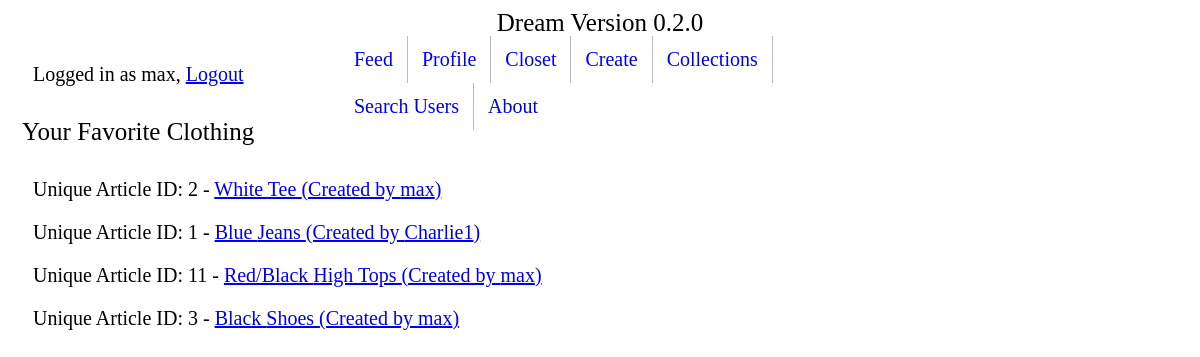
The app's page /clothing/favorite-articles/ (signed in), older data.
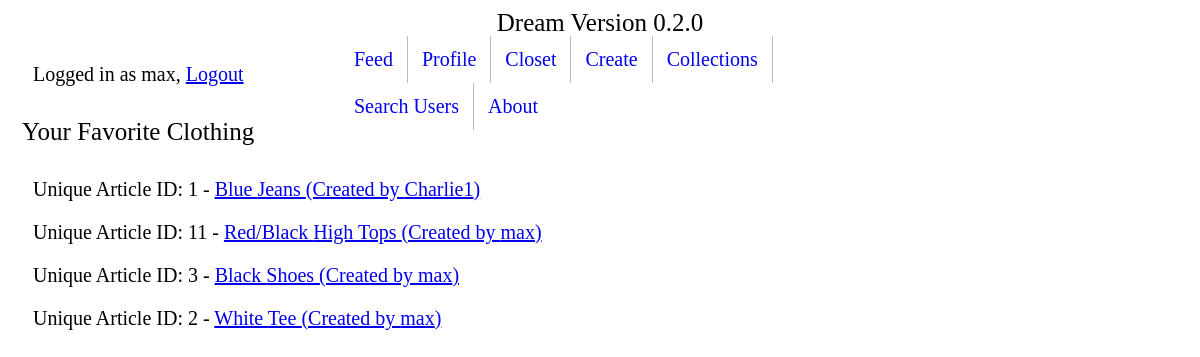
The same page, newer data.
### clothing/models.py (models this page shows, shortened)
class Article(models.Model):
    location_choices = (
        ('TOP', 'Top'),
        ('BTM', 'Bottom'),
        ('SHS', 'Shoes'),
    )
    creator = models.ForeignKey(User, on_delete=models.SET_NULL, null=True)
    actual_location = models.CharField(max_length=60, choices=location_choices, default='None', null=True)
    clothing_type = models.CharField(max_length=60)  # henley, jeans, sneakers
    color = models.CharField(max_length=20)
    cut = models.CharField(max_length=60, blank=True)
    pattern = models.CharField(max_length=60, blank=True)
    material = models.CharField(max_length=60, blank=True)
    image = models.ImageField(upload_to='article-image', blank=True)
    favorited = models.ManyToManyField(User, blank=True, related_name="article_favorited_by")
    def get_absolute_url(self):
        return reverse('clothing:article-detail', kwargs={"pk": self.pk})

### clothing/views.py (the view)
# urls.py: path('favorite-articles/', FavoritedArticleListView.as_view(), name='favorite-article-list'),
class FavoritedArticleListView(ListView, LoginRequiredMixin):
    template_name = 'clothing/favorited_article_list.html'
    def get_queryset(self):
        return self.request.user.article_favorited_by.all()

### clothing/templates/clothing/favorited_article_list.html
{% extends 'base.html' %}
{% block content %}
<h1>Your Favorite Clothing</h1>
{% for instance in object_list %}
<p> Unique Article ID: {{ instance.id }} - <a href='{{ instance.get_absolute_url }}'>{{ instance.color }} {{ instance.clothing_type }} (Created by {{ instance.creator }})</a>
{% endfor %}
{% endblock %}

Row changes from the older to the newer data that the page shows:
changed Article "White": moves down the list
